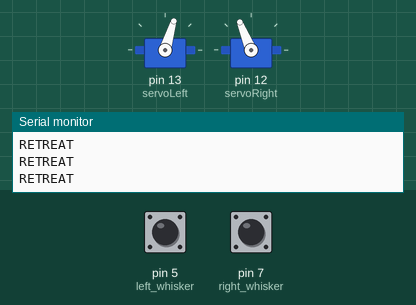
This sketch was run on a simulated Arduino Uno, built with avr-gcc and run on an emulated ATmega328P. On the bench: 2 × servo, the last lines printed to the serial monitor. The test bench sets the inputs (shaded band); at power-on: pin 7 (right_whisker) LOW, pin 5 (left_whisker) LOW.

Above: at 6.2 s.
6.3 s: pin 7 (right_whisker) pulled HIGH for 3 s
At 9.3 s:
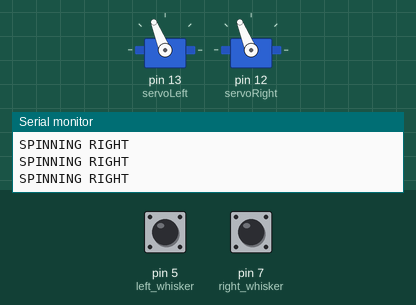
11.1 s: pin 5 (left_whisker) pulled HIGH for 3 s
15.8 s: pin 5 (left_whisker) driven HIGH and pin 7 (right_whisker) driven HIGH
At 17.6 s:
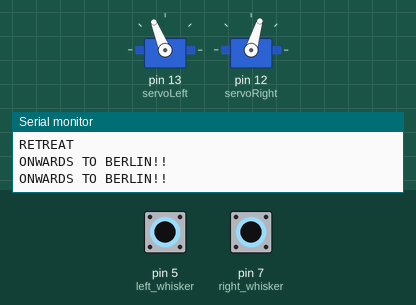
19.4 s: pin 5 (left_whisker) driven LOW
At 20.7 s:
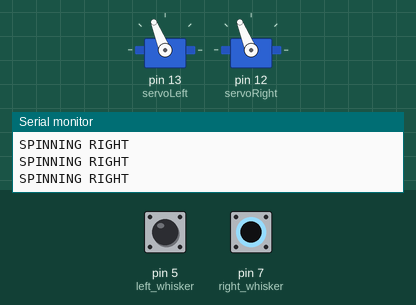
23.0 s: pin 5 (left_whisker) driven HIGH
At 23.5 s:
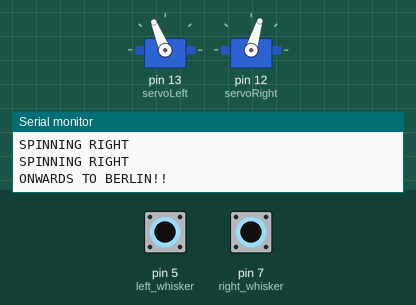
Timing chart, 0 to 26.0 s (numbered marks = the images above; inputs shaded):
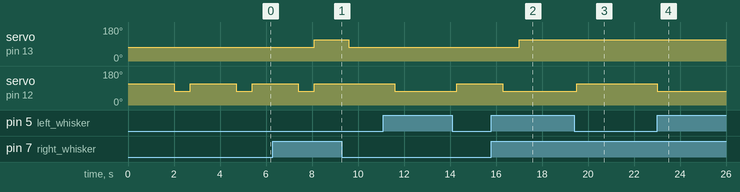

Measured:
- after the input at 6.3 s, servo on pin 13 (servoLeft): 73° → 112° after 1.8 s, → 73° 1.5 s later; servo on pin 12 (servoRight): goes on until 8.1 s, then stays 112°
- after the input at 15.8 s, servo on pin 13 (servoLeft): 73° → 112° after 1.2 s; servo on pin 12 (servoRight): goes on until 16.3 s, then stays 73°
- after the input at 19.4 s, servo on pin 12 (servoRight): 73° → 112° after 0.11 s
- after the input at 23.0 s, servo on pin 12 (servoRight): 112° → 73° at once
- by itself, servo on pin 12 (servoRight): alternates 112° for 2.0 s and 73° for 0.70 s

The sketch:

maze_runner.ino
```cpp
#include <Servo.h>                           // Include servo library

int left_whisker = 5;
int right_whisker = 7;

Servo servoRight;
Servo servoLeft;


void forwards(int delayy){
  servoLeft.writeMicroseconds(1700);
  servoRight.writeMicroseconds(1300);
  delay(delayy);
}

void backwards(int delayy){
  servoLeft.writeMicroseconds(1300);
  servoRight.writeMicroseconds(1700);
  delay(delayy);
}

void spin_left(int delayy){
  servoLeft.writeMicroseconds(1300);
  servoRight.writeMicroseconds(1300);
  delay(delayy);
}

void spin_right(int delayy){
  servoLeft.writeMicroseconds(1700);
  servoRight.writeMicroseconds(1700);
  delay(delayy);
}

void moveKitty() {
  // Your Code Here
}

void stopKitty(int delayy) {
  // Your Code Here
  servoLeft.writeMicroseconds(1500);
  servoRight.writeMicroseconds(1500);
  delay(delayy);
}

void setup() {
  servoLeft.attach(13);
  servoRight.attach(12);

  pinMode(left_whisker , INPUT);
  pinMode(right_whisker, INPUT);

  Serial.begin(9600);          //use the serial port
  Serial.println("setup completed!");

}

void loop(){
  // put your main code here, to run repeatedly:

  int left_whisker_value = digitalRead(left_whisker);
  int right_whisker_value = digitalRead(right_whisker);

  if (left_whisker_value == 1 && right_whisker_value == 1){
    Serial.println("ONWARDS TO BERLIN!!");
    forwards(500);
  }

  if (left_whisker_value == 0 && right_whisker_value == 0) {
    Serial.println("RETREAT");
    backwards(2000);
    spin_left(700);
  }

  if (left_whisker_value == 0 && right_whisker_value == 1){
    Serial.println("SPINNING RIGHT");
    spin_right(500);
  }
  if (left_whisker_value == 1 && right_whisker_value == 0){
    Serial.println("SPINNING LEFT");
    spin_left(500);
  }
}
```
